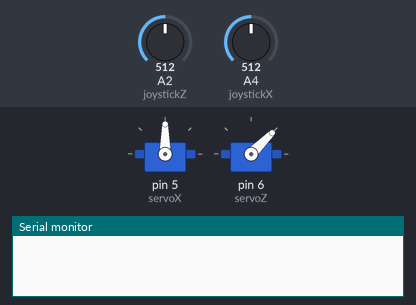
Simulated run of this sketch. Board: Arduino Uno, built with avr-gcc and run on an emulated ATmega328P. Parts: 2 × servo, the last lines printed to the serial monitor. The inputs (shaded band) are chosen by the test bench; at power-on: A2 (joystickZ) = 512, A4 (joystickX) = 512.

Above: at 1.2 s.
1.3 s: A2 (joystickZ) set to 716
At 2.2 s:
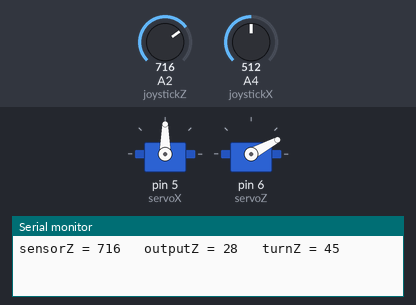
2.8 s: A4 (joystickX) set to 716
At 3.7 s:
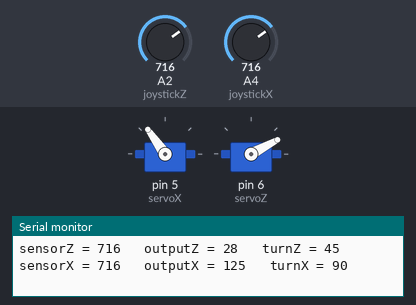
4.3 s: A2 (joystickZ) set to 900
At 5.3 s:
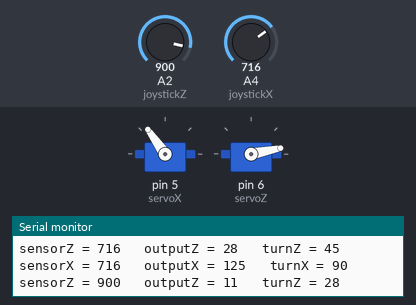
5.8 s: A4 (joystickX) set to 900
At 6.8 s:
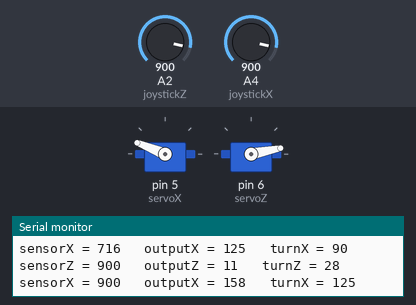
7.3 s: A4 (joystickX) set to 1023
At 7.7 s:
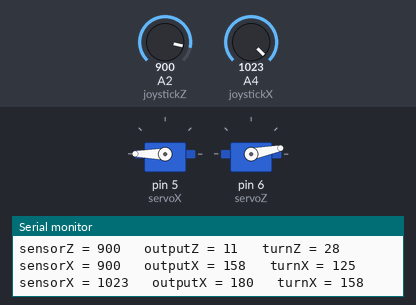
8.8 s: A2 (joystickZ) set to 511
At 9.2 s:
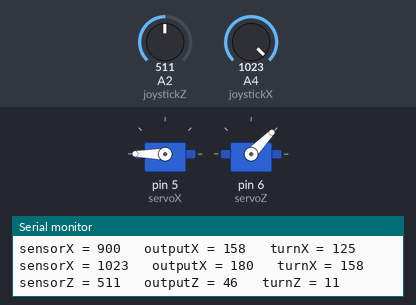
Timing chart, 0 to 11.3 s (numbered marks = the images above; inputs shaded):
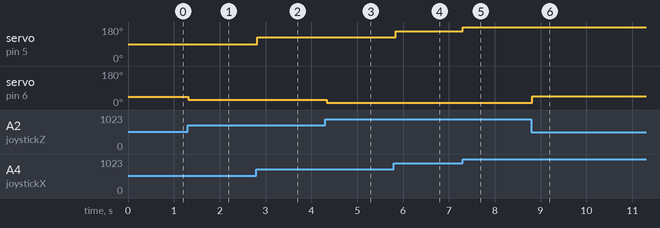

The sketch:

joystick_pan_and_tilt.ino
```cpp
/*
 *  joystick Controlled panning and tilting Servo
 *
 *  2016-0816 PePo re-written, no if-statements and different mappings.
 *  Note: servo's make noise, becasue they move a little. Reason unknown.
 *
 *  made by Marcel C.
        mmc.mars@gmail.com
 * simple code I wrote to control servos
 * using analog input like a joystick
 * Two servo's one for each axis Z and X.
 * see instructables.com
*/

#include <Servo.h>
#include <Math.h>

Servo servoZ; // tilt movement (vertikaal)
Servo servoX; // pan movement (horizontaal)

#define joystickZ  A2 // tilt
#define joystickX A4 // pan

int sensorValueZ = 0;
int outputValueZ = 0;
int sensorValueX = 0;
int outputValueX = 0;
// 2016-0816 PePo: initial values, trial-and-error
int turnZ = 45;
int turnX = 90;

void setup()
{
  Serial.begin(115200);
  servoX.attach(5); // pan servo
  servoZ.attach(6); // tilt servo

  servoX.write(turnX); // 2016-0816 PePo added
  servoZ.write(turnZ); // 2016-0816 PePo added

  // SW-signaal is niet de button-knop ??
  //pinMode(3, INPUT);
}

void loop()
{
  // read joystick for tilt-movement ...
  sensorValueZ = analogRead(joystickZ);
  //outputValueZ = map(sensorValueZ, 0, 1023, 0, 180);
  outputValueZ = map(sensorValueZ, 0, 1023, 90, 0);
  // do movement only when value is changed...
  // 2016-0816 PePo added
//OK:  if (outputValueZ != turnZ) {
  if ( abs(outputValueZ - turnZ) > 1) {
    Serial.print("sensorZ = " );
    Serial.print(sensorValueZ);
    Serial.print("\t outputZ = ");
    Serial.print(outputValueZ);
    Serial.print("\t turnZ = ");
    Serial.println(turnZ);

    servoZ.write(outputValueZ); // 2016-0816 PePo added
    turnZ = outputValueZ; // remember new value
  }

  // read joystick for pan-movement ...
  sensorValueX = analogRead(joystickX);
  outputValueX = map(sensorValueX, 0, 1023, 0, 180);
  // do movement only when value is changed...
  // 2016-0816 PePo added
  //if (outputValueX != turnX) {
  if (abs(outputValueX - turnX) > 1) {
    Serial.print("sensorX = " );
    Serial.print(sensorValueX);
    Serial.print("\t outputX = ");
    Serial.print(outputValueX);
    Serial.print("\t turnX = ");
    Serial.println(turnX);

    servoX.write(outputValueX);
    turnX = outputValueX; // remember new value
  }
  /* joystick button pressed?
  // 2016-0816: SW-signaal is niet de button-knop ??
  Serial.print("SW="); Serial.println(digitalRead(3));
  */
  delay(50); // 2016-0816 PePo added
}

/* -------------------------
// oorspronkelijke code...
// -------------------------
void loop_2()
{
  {
    if (outputValueZ > 90)
    {
      servoZ.write(turnZ += 1);
    }
  }
  {
    if (outputValueZ > 10)
    {
      servoZ.write(turnZ += 2);
    }
  }
  {
    if (outputValueZ < 160)
    {
      servoZ.write(turnZ -= 1);
    }
  }
  {
    if (outputValueZ < 245)
    {
      servoZ.write(turnZ -= 2);
    }
  }
  sensorValueZ = analogRead(joystickZ);
  outputValueZ = map(sensorValueZ, 0, 1023, 0, 255);
  Serial.print("sensorZ = " );
  Serial.print(sensorValueZ);
  Serial.print("\t outputZ = ");
  Serial.println(outputValueZ);
  {
    if (outputValueX > 90)
    {
      servoX.write(turnX += 1);
    }
  }
  {
    if (outputValueX > 10)
    {
      servoX.write(turnX += 2);
    }
  }
  {
    if (outputValueX < 160)
    {
      servoX.write(turnX -= 1);
    }
  }
  {
    if (outputValueX < 245)
    {
      servoX.write(turnX -= 2);
    }
  }
  sensorValueX = analogRead(joystickX);
  outputValueX = map(sensorValueX, 0, 1023, 0, 255);
  Serial.print("sensorX = " );
  Serial.print(sensorValueX);
  Serial.print("\t outputX = ");
  Serial.println(outputValueX);
}
 ---------------------------------- */
```

Measured:
- after the input at 1.3 s, servo on pin 6 (servoZ): 45° → 28° at once
- after the input at 2.8 s, servo on pin 5 (servoX): 90° → 125° at once
- after the input at 4.3 s, servo on pin 6 (servoZ): 28° → 11° at once
- after the input at 5.8 s, servo on pin 5 (servoX): 125° → 158° at once
- after the input at 7.3 s, servo on pin 5 (servoX): 158° → 180° at once
- after the input at 8.8 s, servo on pin 6 (servoZ): 11° → 46° at once
